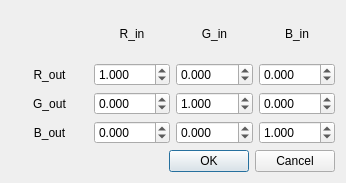
<?xml version="1.0" encoding="UTF-8"?>
<ui version="4.0">
 <class>DialogCCM</class>
 <widget class="QDialog" name="DialogCCM">
  <property name="geometry">
   <rect>
    <x>0</x>
    <y>0</y>
    <width>346</width>
    <height>183</height>
   </rect>
  </property>
  <property name="sizePolicy">
   <sizepolicy hsizetype="Fixed" vsizetype="Fixed">
    <horstretch>0</horstretch>
    <verstretch>0</verstretch>
   </sizepolicy>
  </property>
  <property name="minimumSize">
   <size>
    <width>346</width>
    <height>183</height>
   </size>
  </property>
  <property name="maximumSize">
   <size>
    <width>346</width>
    <height>183</height>
   </size>
  </property>
  <property name="windowTitle">
   <string>Dialog</string>
  </property>
  <layout class="QVBoxLayout" name="verticalLayout">
   <item>
    <layout class="QGridLayout" name="gridLayout">
     <property name="sizeConstraint">
      <enum>QLayout::SizeConstraint::SetMinimumSize</enum>
     </property>
     <item row="3" column="0">
      <widget class="QLabel" name="B_out">
       <property name="sizePolicy">
        <sizepolicy hsizetype="Minimum" vsizetype="Minimum">
         <horstretch>0</horstretch>
         <verstretch>0</verstretch>
        </sizepolicy>
       </property>
       <property name="text">
        <string>B_out</string>
       </property>
       <property name="alignment">
        <set>Qt::AlignmentFlag::AlignCenter</set>
       </property>
      </widget>
     </item>
     <item row="2" column="0">
      <widget class="QLabel" name="G_out">
       <property name="sizePolicy">
        <sizepolicy hsizetype="Minimum" vsizetype="Minimum">
         <horstretch>0</horstretch>
         <verstretch>0</verstretch>
        </sizepolicy>
       </property>
       <property name="text">
        <string>G_out</string>
       </property>
       <property name="alignment">
        <set>Qt::AlignmentFlag::AlignCenter</set>
       </property>
      </widget>
     </item>
     <item row="2" column="2">
      <widget class="QDoubleSpinBox" name="doubleSpinBox11">
       <property name="decimals">
        <number>3</number>
       </property>
       <property name="minimum">
        <double>-10.000000000000000</double>
       </property>
       <property name="maximum">
        <double>10.000000000000000</double>
       </property>
       <property name="singleStep">
        <double>0.001000000000000</double>
       </property>
       <property name="value">
        <double>1.000000000000000</double>
       </property>
      </widget>
     </item>
     <item row="3" column="2">
      <widget class="QDoubleSpinBox" name="doubleSpinBox21">
       <property name="decimals">
        <number>3</number>
       </property>
       <property name="minimum">
        <double>-10.000000000000000</double>
       </property>
       <property name="maximum">
        <double>10.000000000000000</double>
       </property>
       <property name="singleStep">
        <double>0.001000000000000</double>
       </property>
      </widget>
     </item>
     <item row="3" column="3">
      <widget class="QDoubleSpinBox" name="doubleSpinBox22">
       <property name="decimals">
        <number>3</number>
       </property>
       <property name="minimum">
        <double>-10.000000000000000</double>
       </property>
       <property name="maximum">
        <double>10.000000000000000</double>
       </property>
       <property name="singleStep">
        <double>0.001000000000000</double>
       </property>
       <property name="value">
        <double>1.000000000000000</double>
       </property>
      </widget>
     </item>
     <item row="2" column="1">
      <widget class="QDoubleSpinBox" name="doubleSpinBox10">
       <property name="decimals">
        <number>3</number>
       </property>
       <property name="minimum">
        <double>-10.000000000000000</double>
       </property>
       <property name="maximum">
        <double>10.000000000000000</double>
       </property>
       <property name="singleStep">
        <double>0.001000000000000</double>
       </property>
      </widget>
     </item>
     <item row="1" column="2">
      <widget class="QDoubleSpinBox" name="doubleSpinBox01">
       <property name="decimals">
        <number>3</number>
       </property>
       <property name="minimum">
        <double>-10.000000000000000</double>
       </property>
       <property name="maximum">
        <double>10.000000000000000</double>
       </property>
       <property name="singleStep">
        <double>0.001000000000000</double>
       </property>
      </widget>
     </item>
     <item row="1" column="3">
      <widget class="QDoubleSpinBox" name="doubleSpinBox02">
       <property name="decimals">
        <number>3</number>
       </property>
       <property name="minimum">
        <double>-10.000000000000000</double>
       </property>
       <property name="maximum">
        <double>10.000000000000000</double>
       </property>
       <property name="singleStep">
        <double>0.001000000000000</double>
       </property>
      </widget>
     </item>
     <item row="1" column="0">
      <widget class="QLabel" name="R_out">
       <property name="sizePolicy">
        <sizepolicy hsizetype="Minimum" vsizetype="Minimum">
         <horstretch>0</horstretch>
         <verstretch>0</verstretch>
        </sizepolicy>
       </property>
       <property name="text">
        <string>R_out</string>
       </property>
       <property name="alignment">
        <set>Qt::AlignmentFlag::AlignCenter</set>
       </property>
      </widget>
     </item>
     <item row="1" column="1">
      <widget class="QDoubleSpinBox" name="doubleSpinBox00">
       <property name="decimals">
        <number>3</number>
       </property>
       <property name="minimum">
        <double>-10.000000000000000</double>
       </property>
       <property name="maximum">
        <double>10.000000000000000</double>
       </property>
       <property name="singleStep">
        <double>0.001000000000000</double>
       </property>
       <property name="value">
        <double>1.000000000000000</double>
       </property>
      </widget>
     </item>
     <item row="2" column="3">
      <widget class="QDoubleSpinBox" name="doubleSpinBox12">
       <property name="decimals">
        <number>3</number>
       </property>
       <property name="minimum">
        <double>-10.000000000000000</double>
       </property>
       <property name="maximum">
        <double>10.000000000000000</double>
       </property>
       <property name="singleStep">
        <double>0.001000000000000</double>
       </property>
      </widget>
     </item>
     <item row="3" column="1">
      <widget class="QDoubleSpinBox" name="doubleSpinBox20">
       <property name="decimals">
        <number>3</number>
       </property>
       <property name="minimum">
        <double>-10.000000000000000</double>
       </property>
       <property name="maximum">
        <double>10.000000000000000</double>
       </property>
       <property name="singleStep">
        <double>0.001000000000000</double>
       </property>
      </widget>
     </item>
     <item row="0" column="1">
      <widget class="QLabel" name="R_in">
       <property name="sizePolicy">
        <sizepolicy hsizetype="Minimum" vsizetype="Minimum">
         <horstretch>0</horstretch>
         <verstretch>0</verstretch>
        </sizepolicy>
       </property>
       <property name="text">
        <string>R_in</string>
       </property>
       <property name="alignment">
        <set>Qt::AlignmentFlag::AlignCenter</set>
       </property>
      </widget>
     </item>
     <item row="0" column="2">
      <widget class="QLabel" name="G_in">
       <property name="sizePolicy">
        <sizepolicy hsizetype="Minimum" vsizetype="Minimum">
         <horstretch>0</horstretch>
         <verstretch>0</verstretch>
        </sizepolicy>
       </property>
       <property name="text">
        <string>G_in</string>
       </property>
       <property name="alignment">
        <set>Qt::AlignmentFlag::AlignCenter</set>
       </property>
      </widget>
     </item>
     <item row="0" column="3">
      <widget class="QLabel" name="B_in">
       <property name="sizePolicy">
        <sizepolicy hsizetype="Minimum" vsizetype="Minimum">
         <horstretch>0</horstretch>
         <verstretch>0</verstretch>
        </sizepolicy>
       </property>
       <property name="text">
        <string>B_in</string>
       </property>
       <property name="alignment">
        <set>Qt::AlignmentFlag::AlignCenter</set>
       </property>
      </widget>
     </item>
     <item row="0" column="0">
      <widget class="QLabel" name="label">
       <property name="text">
        <string/>
       </property>
      </widget>
     </item>
    </layout>
   </item>
   <item>
    <widget class="QDialogButtonBox" name="buttonBox">
     <property name="orientation">
      <enum>Qt::Orientation::Horizontal</enum>
     </property>
     <property name="standardButtons">
      <set>QDialogButtonBox::StandardButton::Cancel|QDialogButtonBox::StandardButton::Ok</set>
     </property>
    </widget>
   </item>
  </layout>
 </widget>
 <resources/>
 <connections>
  <connection>
   <sender>buttonBox</sender>
   <signal>accepted()</signal>
   <receiver>DialogCCM</receiver>
   <slot>accept()</slot>
   <hints>
    <hint type="sourcelabel">
     <x>248</x>
     <y>254</y>
    </hint>
    <hint type="destinationlabel">
     <x>157</x>
     <y>274</y>
    </hint>
   </hints>
  </connection>
  <connection>
   <sender>buttonBox</sender>
   <signal>rejected()</signal>
   <receiver>DialogCCM</receiver>
   <slot>reject()</slot>
   <hints>
    <hint type="sourcelabel">
     <x>316</x>
     <y>260</y>
    </hint>
    <hint type="destinationlabel">
     <x>286</x>
     <y>274</y>
    </hint>
   </hints>
  </connection>
 </connections>
</ui>
